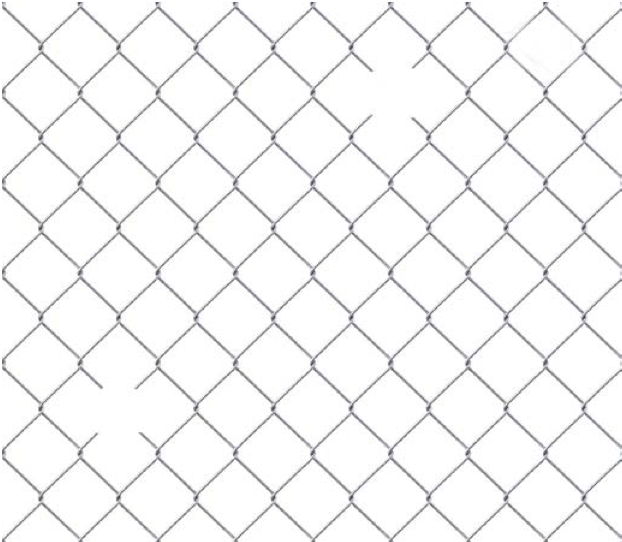
%> input picture Lab03/fence.png, 622 x 542 px
$ octave Lab03-2.m   (GNU Octave 9; MATLAB toolbox functions it lacks are replaced by stand-ins)
%> lines starting %> are read from the running program, lines starting %| are printed output that depends on the picture
pkg load image

%{
  Bai tap Lab-03 bai 2
%}

I = imread("fence.png");
%> I is the input picture: size 542x622x3 uint8; mean R, G, B 245.2, 245.1, 245.4
G = imread("noiseSP.png");
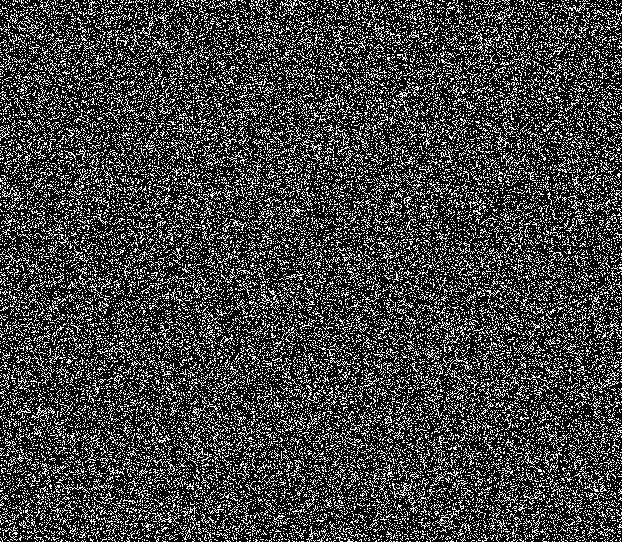
%> input picture Lab03/noiseSP.png, 622 x 542 px
%> G is the input picture: size 542x622 uint8; 24.9% white in thin lines or dots

# Cau 1
% [6 lines of commented-out code are left out]
# Het Cau 1

# Cau 2
N = I + G;
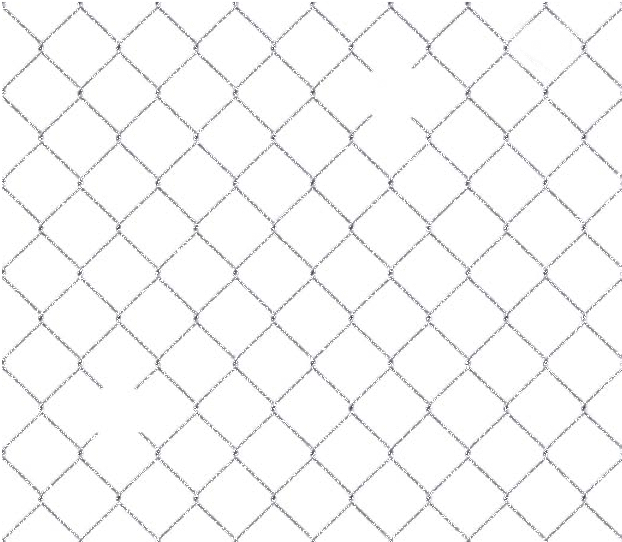
%> N: size 542x622x3 uint8; mean R, G, B 247.7, 247.6, 247.8
imwrite(N, "Results/AddNoise.png");
imshow(N);
# Het Cau 2
